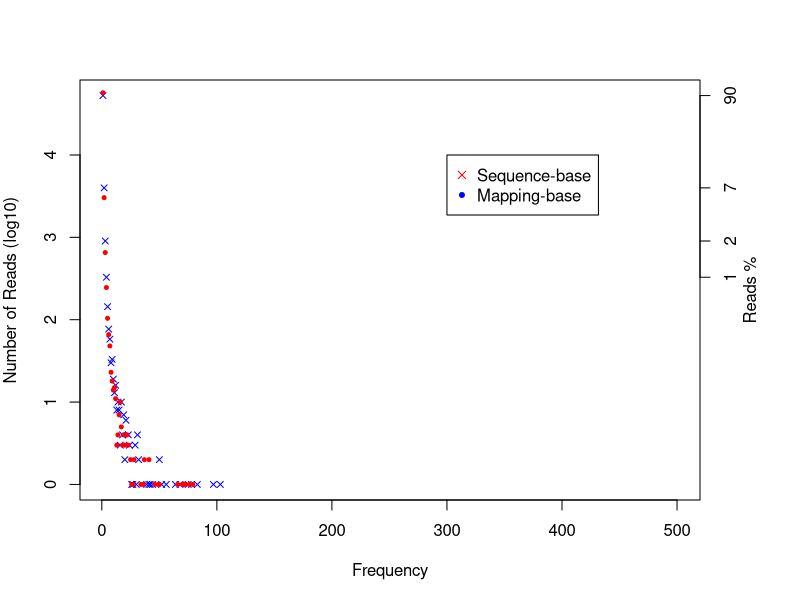

Here is the R script that generated this plot:
pdf('/Users/olgabotvinnik/workspace/rna-seq-diff-exprn/test-results/rseqc/LNCaP_3/rseqc.DupRate_plot.pdf')
par(mar=c(5,4,4,5),las=0)
seq_occ=c(1,2,3,4,5,6,7,8,9,10,11,12,13,14,15,16,17,18,19,20,22,23,25,26,27,28,34,36,37,41,46,49,50,66,70,71,73,76,79)
seq_uniqRead=c(56917,3033,654,246,104,66,48,23,18,14,15,11,3,4,7,10,5,3,4,3,4,3,2,1,1,2,1,1,2,2,1,1,1,1,1,1,1,1,1)
pos_occ=c(1,2,3,4,5,6,7,8,9,10,11,12,13,14,15,16,17,18,19,20,21,23,24,26,27,29,30,31,32,39,41,42,44,50,52,56,64,68,75,78,83,97,103)
pos_uniqRead=c(52657,3988,903,328,144,77,58,30,33,19,13,16,8,10,8,3,10,4,7,2,6,4,3,1,1,3,1,4,2,1,1,1,1,2,1,1,1,1,1,1,1,1,1)
plot(pos_occ,log10(pos_uniqRead),ylab='Number of Reads (log10)',xlab='Frequency',pch=4,cex=0.8,col='blue',xlim=c(1,500),yaxt='n')
points(seq_occ,log10(seq_uniqRead),pch=20,cex=0.8,col='red')
ym=floor(max(log10(pos_uniqRead)))
legend(300,ym,legend=c('Sequence-base','Mapping-base'),col=c('red','blue'),pch=c(4,20))
axis(side=2,at=0:ym,labels=0:ym)
axis(side=4,at=c(log10(pos_uniqRead[1]),log10(pos_uniqRead[2]),log10(pos_uniqRead[3]),log10(pos_uniqRead[4])), labels=c(round(pos_uniqRead[1]*100/sum(pos_uniqRead)),round(pos_uniqRead[2]*100/sum(pos_uniqRead)),round(pos_uniqRead[3]*100/sum(pos_uniqRead)),round(pos_uniqRead[4]*100/sum(pos_uniqRead))))
mtext(4, text = "Reads %", line = 2)
dev.off()
